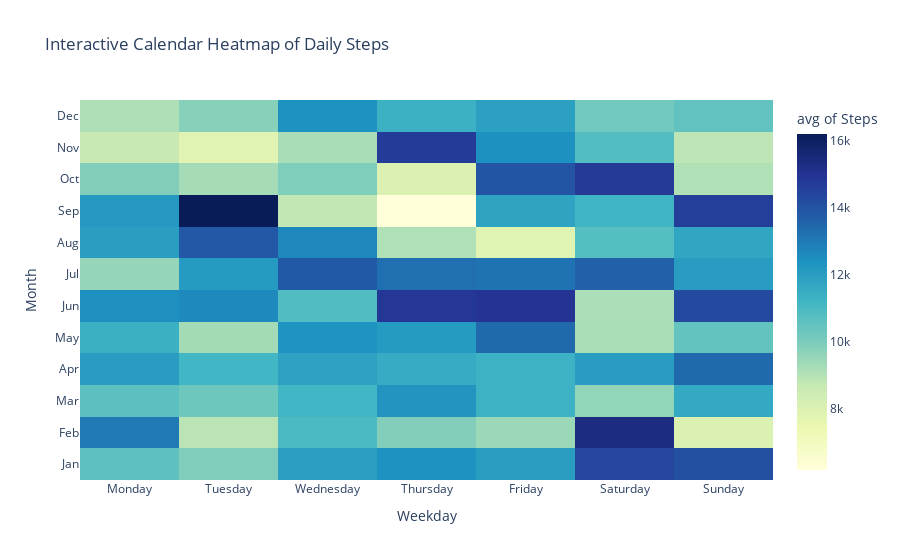

The cell this chart's notebook holds for it:
### Markdown cell above
### Ques --> When i am least/most active in the year?

### Code cell
df["Month"] = df["Date"].dt.strftime("%b")
df["Weekday"] = df["Date"].dt.day_name()

fig = px.density_heatmap(
    df,
    x="Weekday",          # Days on x-axis
    y="Month",            # Months on y-axis
    z="Steps",            # Color intensity
    histfunc="avg",       # Average steps per day
    color_continuous_scale="YlGnBu",
    title="Interactive Calendar Heatmap of Daily Steps"
)

fig.update_layout(
    xaxis={"categoryorder":"array", "categoryarray":["Monday","Tuesday","Wednesday","Thursday","Friday","Saturday","Sunday"]},
    yaxis={"categoryorder":"array", "categoryarray":["Jan","Feb","Mar","Apr","May","Jun","Jul","Aug","Sep","Oct","Nov","Dec"]}
)

fig.show()

### Figure 1 — Plotly figure (JSON) as saved in the notebook; plotly's stock layout.template omitted (floating-point values rounded to 4 significant figures; data arrays with more than 128 entries replaced by an {"elided": "..."} marker saying what was removed)
{"data": [{"coloraxis": "coloraxis", "histfunc": "avg", "hovertemplate": "Weekday=%{x}<br>Month=%{y}<br>avg of Steps=%{z}<extra></extra>", "name": "", "type": "histogram2d", "x": {"elided": "500 str values"}, "xaxis": "x", "xbingroup": "x", "y": {"elided": "500 str values"}, "yaxis": "y", "ybingroup": "y", "z": {"elided": "500 int values"}}], "layout": {"coloraxis": {"colorbar": {"title": {"text": "avg of Steps"}}, "colorscale": [[0, "rgb(255,255,217)"], [0.125, "rgb(237,248,177)"], [0.25, "rgb(199,233,180)"], [0.375, "rgb(127,205,187)"], [0.5, "rgb(65,182,196)"], [0.625, "rgb(29,145,192)"], [0.75, "rgb(34,94,168)"], [0.875, "rgb(37,52,148)"], [1, "rgb(8,29,88)"]]}, "legend": {"tracegroupgap": 0}, "title": {"text": "Interactive Calendar Heatmap of Daily Steps"}, "xaxis": {"anchor": "y", "categoryarray": ["Monday", "Tuesday", "Wednesday", "Thursday", "Friday", "Saturday", "Sunday"], "categoryorder": "array", "domain": [0, 1], "title": {"text": "Weekday"}}, "yaxis": {"anchor": "x", "categoryarray": ["Jan", "Feb", "Mar", "Apr", "May", "Jun", "Jul", "Aug", "Sep", "Oct", "Nov", "Dec"], "categoryorder": "array", "domain": [0, 1], "title": {"text": "Month"}}}}
